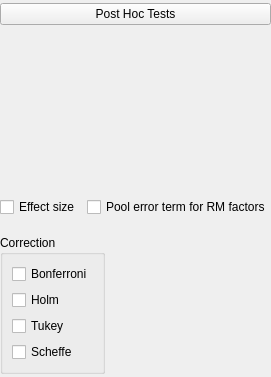
    <widget class="QWidget" name="groupPostHoc" native="true">
     <layout class="QGridLayout" name="gridLayout_20">
      <property name="leftMargin">
       <number>0</number>
      </property>
      <property name="topMargin">
       <number>3</number>
      </property>
      <property name="rightMargin">
       <number>0</number>
      </property>
      <property name="bottomMargin">
       <number>3</number>
      </property>
      <item row="1" column="0">
       <widget class="QWidget" name="containerPostHocTests" native="true">
        <layout class="QGridLayout" name="gridLayout_19">
         <property name="leftMargin">
          <number>0</number>
         </property>
         <property name="topMargin">
          <number>0</number>
         </property>
         <property name="rightMargin">
          <number>0</number>
         </property>
         <property name="bottomMargin">
          <number>0</number>
         </property>
         <item row="0" column="0">
          <widget class="BoundAssignWidget" name="postHocTestsVariables" native="true">
           <property name="sizePolicy">
            <sizepolicy hsizetype="Expanding" vsizetype="Preferred">
             <horstretch>0</horstretch>
             <verstretch>0</verstretch>
            </sizepolicy>
           </property>
           <property name="minimumSize">
            <size>
             <width>0</width>
             <height>160</height>
            </size>
           </property>
           <layout class="QGridLayout" name="gridLayout_9"/>
          </widget>
         </item>
         <item row="3" column="0">
          <layout class="QHBoxLayout" name="horizontalLayout_3">
           <property name="bottomMargin">
            <number>12</number>
           </property>
           <item>
            <widget class="BoundCheckBox" name="postHocTestEffectSize">
             <property name="text">
              <string>Effect size</string>
             </property>
            </widget>
           </item>
           <item>
            <widget class="BoundCheckBox" name="postHocTestPooledError">
             <property name="text">
              <string>Pool error term for RM factors</string>
             </property>
            </widget>
           </item>
          </layout>
         </item>
         <item row="6" column="0">
          <widget class="GroupBox" name="groupBox">
           <property name="sizePolicy">
            <sizepolicy hsizetype="Fixed" vsizetype="Preferred">
             <horstretch>0</horstretch>
             <verstretch>0</verstretch>
            </sizepolicy>
           </property>
           <property name="title">
            <string>Correction</string>
           </property>
           <layout class="QGridLayout" name="gridLayout_6">
            <item row="3" column="0">
             <widget class="BoundCheckBox" name="postHocTestsTukey">
              <property name="text">
               <string>Tukey</string>
              </property>
             </widget>
            </item>
            <item row="5" column="0">
             <widget class="BoundCheckBox" name="postHocTestsScheffe">
              <property name="text">
               <string>Scheffe</string>
              </property>
             </widget>
            </item>
            <item row="1" column="0">
             <widget class="BoundCheckBox" name="postHocTestsBonferroni">
              <property name="text">
               <string>Bonferroni</string>
              </property>
             </widget>
            </item>
            <item row="2" column="0">
             <widget class="BoundCheckBox" name="postHocTestsHolm">
              <property name="text">
               <string>Holm</string>
              </property>
             </widget>
            </item>
           </layout>
          </widget>
         </item>
        </layout>
       </widget>
      </item>
      <item row="0" column="0">
       <widget class="ExpanderButton" name="expanderPosthoc">
        <property name="sizePolicy">
         <sizepolicy hsizetype="Expanding" vsizetype="Fixed">
          <horstretch>0</horstretch>
          <verstretch>0</verstretch>
         </sizepolicy>
        </property>
        <property name="text">
         <string>Post Hoc Tests</string>
        </property>
       </widget>
      </item>
     </layout>
    </widget>
